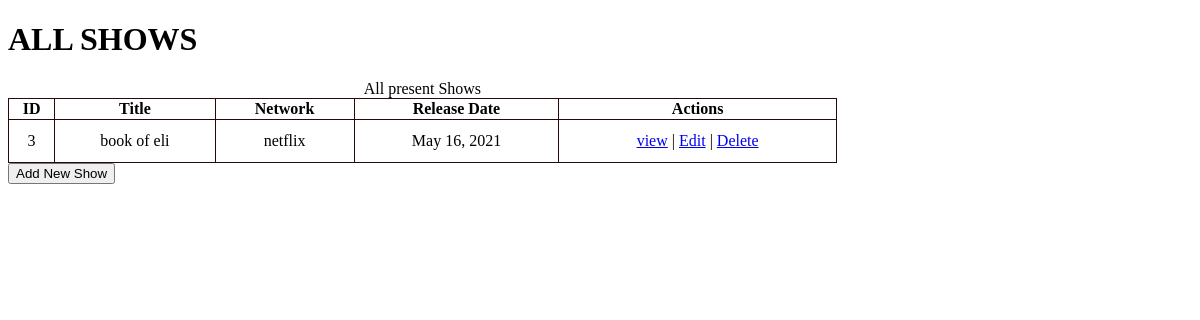
/, run on an earlier commit of the app's database.
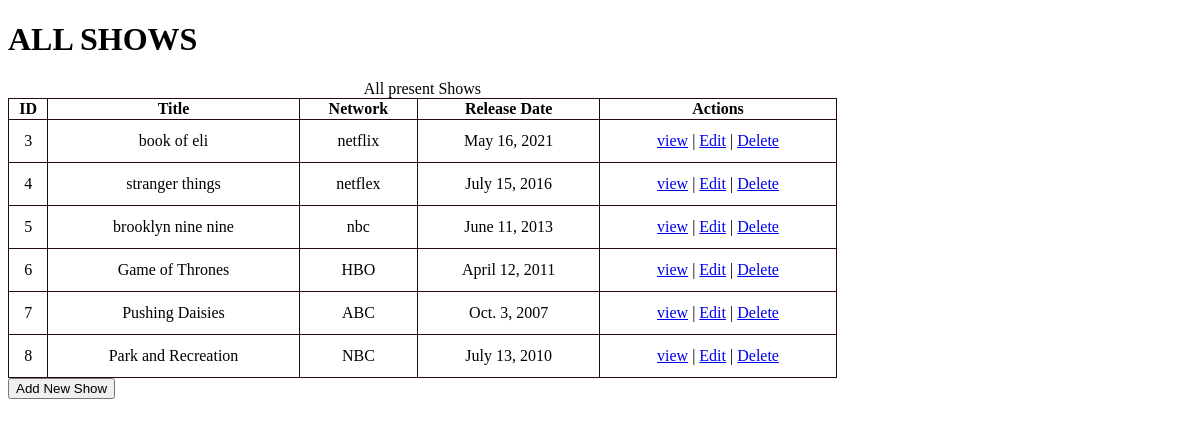
And on a later commit of the database.
### appShows/models.py (models this page shows)
class Show(models.Model):
    title = models.CharField(max_length=255)
    network = models.CharField(max_length=255)
    releaseDate = models.DateField()
    description = models.TextField()
    createdAt = models.DateTimeField(auto_now_add=True)
    updatedAt = models.DateTimeField(auto_now=True)
    objects=ShowManager()

### appShows/views.py (the view)
# urls.py: path('', views.index),
def index(request):
    if "logedin" in request.session:
        return HttpResponse(f"You are logged in as {request.session['name']}")
    context={
        'allShows' : Show.objects.all()
    }
    return render(request,'shows.html', context)

### appShows/templates/shows.html (shortened to what this page needs)
<!DOCTYPE html>
<html lang="en">
<head>
    {% load static %}
    <link rel="stylesheet" href="{% static 'css/style.css' %}">
</head>
<body>
    <h1>ALL SHOWS</h1>
    <table style="width:70%">
        <caption>All present Shows</caption>
        <tr>
            <th>ID</th>
            <th>Title</th>
            <th>Network</th>
            <th>Release Date</th>
            <th>Actions</th>
        </tr>
        {% for thisShow in allShows %}
		<tr>
			<td style="height: 40px;">{{thisShow.id}}</td>
            <td>{{thisShow.title}}</td>
            <td>{{thisShow.network}}</td>
            <td>{{thisShow.releaseDate}}</td>
            <td> <a href="shows/{{ thisShow.id }}">view</a> | <a href="edit/{{ thisShow.id }}">Edit</a> | <a href="delete/{{ thisShow.id }}">Delete</a></td>
		</tr>
	{% endfor %}
    </table>
    <button onclick="document.location='/showsNew'">Add New Show</button>
</body>
</html>

What changed in the data, as far as the page shows it:
added Show: id "4", title "stranger things", network "netflex", releaseDate "July 15, 2016"
added Show: id "5", title "brooklyn nine nine", network "nbc", releaseDate "June 11, 2013"
added Show: id "6", title "Game of Thrones", network "HBO", releaseDate "April 12, 2011"
added Show: id "7", title "Pushing Daisies", network "ABC", releaseDate "Oct. 3, 2007"
added Show: id "8", title "Park and Recreation", network "NBC", releaseDate "July 13, 2010"
